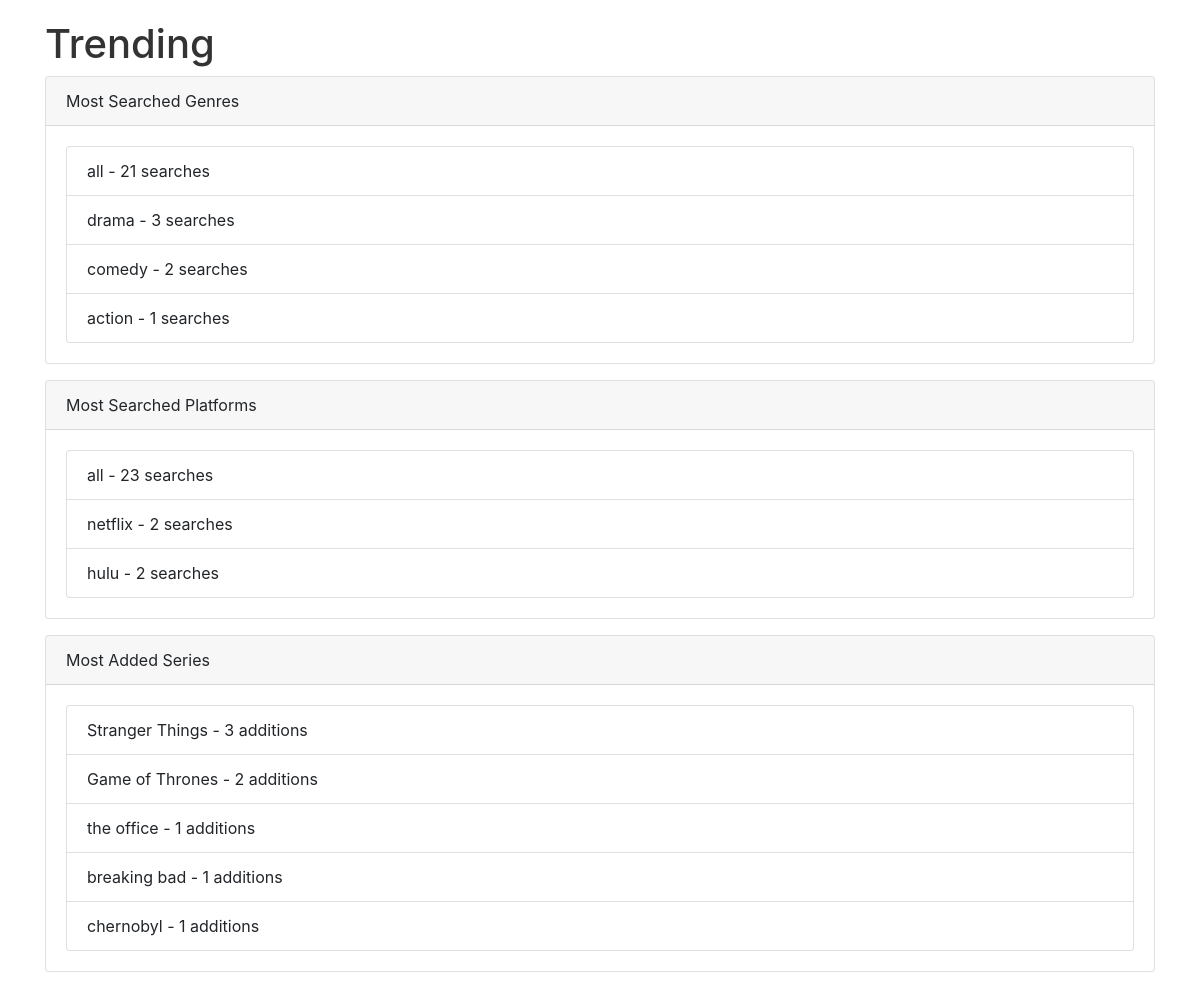
/trending, run on the app's committed database.
### tables this page shows
CREATE TABLE searches (
        id INTEGER PRIMARY KEY AUTOINCREMENT,
        user_id INTEGER,
        genre TEXT,
        platform TEXT,
        FOREIGN KEY (user_id) REFERENCES users (id)
    );

CREATE TABLE series
             (id INTEGER PRIMARY KEY AUTOINCREMENT,
              name TEXT NOT NULL,
              genre TEXT NOT NULL,
              platform TEXT NOT NULL);

### app.py (the view)
@app.route('/trending')
def trending():
    conn = sqlite3.connect('recommendations.db')
    cursor = conn.cursor()
    cursor.execute('SELECT genre, COUNT(*) as count FROM searches GROUP BY genre ORDER BY count DESC LIMIT 5')
    genre_data = cursor.fetchall()
    cursor.execute('SELECT platform, COUNT(*) as count FROM searches GROUP BY platform ORDER BY count DESC LIMIT 5')
    platform_data = cursor.fetchall()
    cursor.execute('SELECT series.id, series.name, series.genre, series.platform, COUNT(user_series2.series_id) as count FROM series LEFT JOIN user_series2 ON series.id = user_series2.series_id GROUP BY series.id ORDER BY count DESC LIMIT 5')
    series_data = cursor.fetchall()
    conn.close()
    return render_template('trending.html', genres=genre_data, platforms=platform_data, series=series_data)

### templates/trending.html (shortened to what this page needs)
<!DOCTYPE html>
<html>
<head>
  <link rel="stylesheet" type="text/css" href="{{ url_for('static', filename='style.css') }}">
  <link rel="stylesheet" href="https://stackpath.bootstrapcdn.com/bootstrap/4.5.2/css/bootstrap.min.css">
</head>
<body>
  <div class="container">
    <h1>Trending</h1>
    <div class="card mb-3">
      <div class="card-header">
        Most Searched Genres
      </div>
      <div class="card-body">
        {% if genres %}
          <ul class="list-group">
            {% for genre, count in genres %}
              <li class="list-group-item">{{ genre }} - {{ count }} searches</li>
            {% endfor %}
          </ul>
        {% else %}
          <p class="text-muted">No genre data available.</p>
        {% endif %}
      </div>
    </div>
    <div class="card mb-3">
      <div class="card-header">
        Most Searched Platforms
      </div>
      <div class="card-body">
        {% if platforms %}
          <ul class="list-group">
            {% for platform, count in platforms %}
              <li class="list-group-item">{{ platform }} - {{ count }} searches</li>
            {% endfor %}
          </ul>
        {% else %}
          <p class="text-muted">No platform data available.</p>
        {% endif %}
      </div>
    </div>
    <div class="card mb-3">
      <div class="card-header">
        Most Added Series
      </div>
      <div class="card-body">
        {% if series %}
          <ul class="list-group">
            {% for series_item in series %}
              <li class="list-group-item">{{ series_item[1] }} - {{ series_item[4] }} additions</li>
            {% endfor %}
          </ul>
        {% else %}
          <p class="text-muted">No series data available.</p>
        {% endif %}
      </div>
    </div>
  </div>
</body>
</html>

### static/style.css (style rules this page uses)
body { font-family: Arial, sans-serif; margin: 0; padding: 0; background-color: #f7f7f7; }
.container { max-width: 600px; margin: 0 auto; padding: 20px; }
h1, h2 { color: #333; }

### data on the page
searches: genre "all", id "21"
searches: platform "all", id "23"
series: name "Stranger Things", series_item "3"
series: name "Game of Thrones", series_item "2"
series: name "the office", series_item "1"
series: name "breaking bad", series_item "1"
series: name "chernobyl", series_item "1"

### other printed values
{{ genre }} "drama" "comedy" "action"
{{ count }} "3" "2" "1"
{{ platform }} "netflix" "hulu"
{{ count }} "2" "2"
